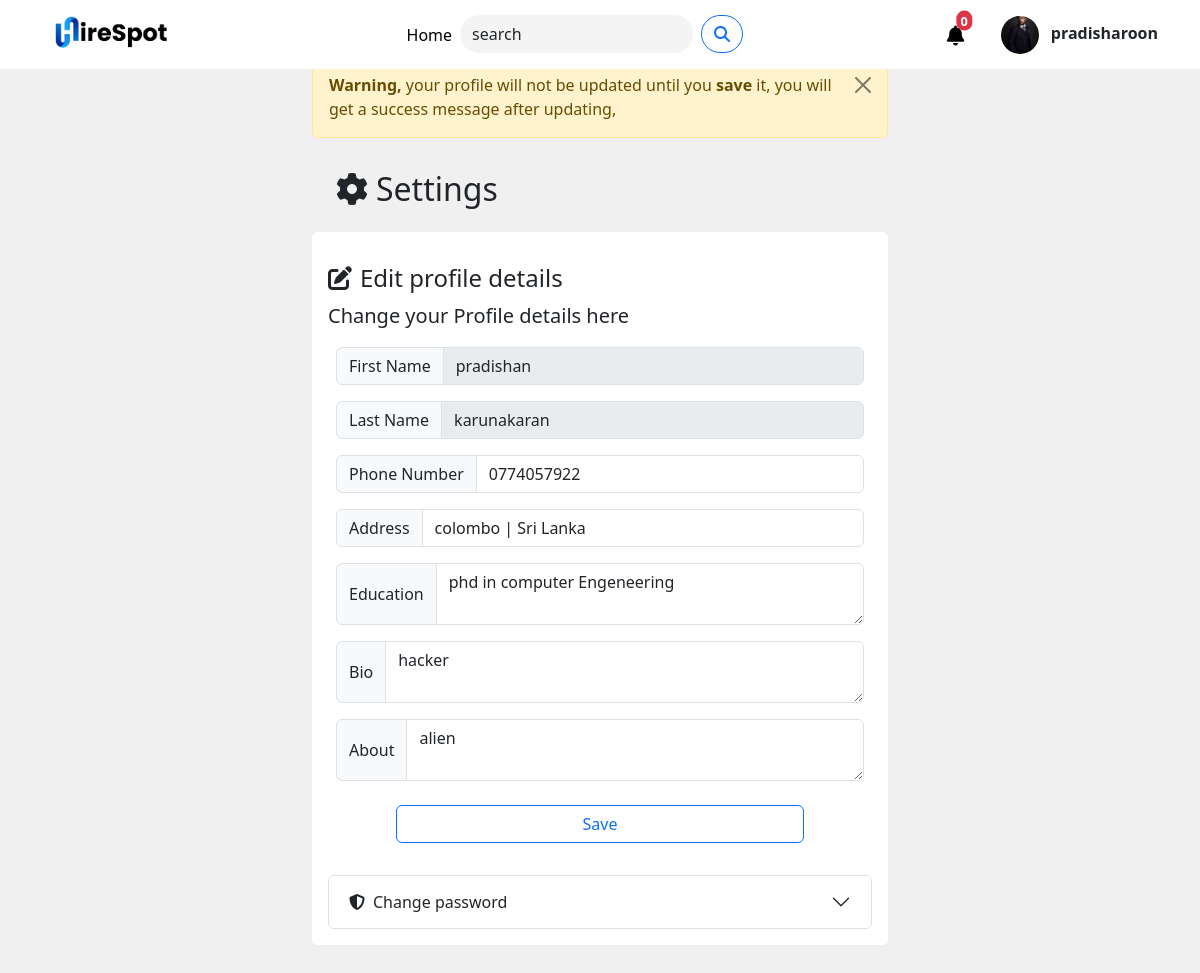
The page /pages/jobseeker/userProfile.php (signed in) on the database its author committed.
### tables this page shows
CREATE TABLE `jobseeker` (
  `userID` int(11) NOT NULL,
  `username` varchar(30) NOT NULL,
  `firstname` varchar(30) NOT NULL,
  `lastname` varchar(30) NOT NULL,
  `email` varchar(50) NOT NULL,
  `phoneNo` varchar(12) NOT NULL,
  `dateofbirth` date NOT NULL,
  `address` varchar(75) NOT NULL,
  `education` varchar(75) NOT NULL,
  `description` varchar(100) NOT NULL,
  `about` text NOT NULL,
  `password` varchar(100) NOT NULL,
  `profilePic` varchar(50) DEFAULT NULL,
  `gender` varchar(10) NOT NULL
);

### pages/jobseeker/userProfile.php (the view, shortened to what this page needs)
<!DOCTYPE html>
<?php
$dbcon = new DbConnector();
function profilepath($path)
{
    if ($path === null) {
        echo '../../img/userDefault.jpg';
    } else {
        echo $path;
    }
}
$id = $_SESSION["userID"];
$username = $_SESSION["username"];
$searchjobCategory = $_POST['searchjobCategory'];
try {
    $con = $dbcon->getConnection();
    $query = "SELECT * FROM jobseeker WHERE  userID = ? ";
    $pstmt = $con->prepare($query);
    $pstmt->bindValue(1, $id);
    $pstmt->execute();
    $rs = $pstmt->fetchAll(PDO::FETCH_OBJ);
    foreach ($rs as $row) {
        $username = $row->username;
        $firstname = $row->firstname;
        $lastname = $row->lastname;
        $phoneNo = $row->phoneNo;
        $address = $row->address;
        $education = $row->education;
        $description = $row->description;
        $about = $row->about;
        $profilePic = $row->profilePic;
    }
    ?>
    <html>
    <head>
        <link href="https://cdn.jsdelivr.net/npm/bootstrap@5.3.0-alpha3/dist/css/bootstrap.min.css" rel="stylesheet"
>
        <link rel="stylesheet" href="https://cdnjs.cloudflare.com/ajax/libs/font-awesome/6.4.0/css/all.min.css"
 />
        <link rel="stylesheet" href="../../css/maincss.css" />
    </head>
    <body>
        <nav class="navbar navbar-expand-lg bg-white fixed-top">
            <div class="container">
                <a class="navbar-brand " href="../../index.php"><img src="../../img/logo.png" width="137px" height="43px"
                        alt="HireSpot" /></a>
                <div class="collapse navbar-collapse justify-content-center" id="navbarNav">
                    <ul class="navbar-nav">
                        <li class="nav-item">
                            <a class="nav-link active" aria-current="page" href="../../index.php">Home</a>
                        </li>
                        <li class="nav-item">
                            <form class="d-flex" role="search" action="./feed.php" method="post">
                                <select class="form-control me-2 border-0" id="inputGroupSelect01" name="searchjobCategory"
                                    style="border-radius: 50px;background-color: #F4F4F4;max-width: 20rem;">
                                    <option disabled selected class="text-muted">
                                        <?php
                                        if (isset($_POST['searchjobCategory']) && !empty($_POST['searchjobCategory'])) {
                                            echo $searchjobCategory;
                                        } else {
                                            echo 'search';
                                        }
                                        ?>
                                    </option>
                                </select>
                                <button class="btn btn-outline-primary " type="submit" style="border-radius: 50px;"><i
                                        class="fa fa-magnifying-glass "></i></button>
                            </form>
                        </li>
                    </ul>
                </div>
                <div class="d-flex ">
                    <?php
                    try {
                        $connotification = $dbcon->getConnection();
                        $querynotification = "SELECT application.applicationID, application.status, application.date, job.jobTitle, job.jobcateogory, job.content, company.companyname, company.profilePic FROM application JOIN job ON application.jobID = job.jobID JOIN company ON job.companyID = company.companyID WHERE application.userID = ? AND application.status != 'Waiting' ORDER BY application.date DESC;";
                        $pstmtnotification = $connotification->prepare($querynotification);
                        $pstmtnotification->bindValue(1, $id);
                        $pstmtnotification->execute();
                        $count = $pstmtnotification->rowCount();
                        ?>
                        <div class="dropdown ">
                            <a class="navbar-brand position-relative" href="" id="notify"
                                style="width: 38px; height: 38px; object-fit: cover" type="button" data-bs-toggle="dropdown"
                                aria-expanded="false" data-bs-auto-close="outside"><i class="fa-solid fa-bell"
                                    data-bs-toggle="tooltip" data-bs-title=" See your Notification" data-bs-placement="bottom"
                                    data-bs-title="Tooltip on bottom"></i>
                                <span class="position-absolute fs-7 p-1 translate-middle badge rounded-pill bg-danger">
                                    <?php echo $count; ?>
                                </span></a>
                                    <?php
                    } catch (PDOException $exc) {
                        echo "
                                <div class='alert alert-warning alert-dismissible fade show' role='alert'>
                                " . $exc->getMessage() . "
                                <button type='button' class='btn-close' data-bs-dismiss='alert' aria-label='Close'></button>
                             </div>";
                    }
                    ?>
                    </div>
                </div>
                <div class="dropdown ">
                    <dvi class="" type="button" data-bs-toggle="dropdown" aria-expanded="false">
                        <img src="<?php profilepath($profilePic); ?>" alt="avatar" class="rounded-circle me-2 "
                            style="width: 38px; height: 38px; object-fit: cover" data-bs-toggle="tooltip"
                            data-bs-title=" See your profile" data-bs-placement="bottom"
                            data-bs-title="Tooltip on bottom" /> <span class="fw-bold fs-6">
                            <?php echo $username; ?>
                        </span>
                    </dvi>
                </div>
            </div>
        </nav>
        <div class="container-fluid">
            <div class="row">
                <div class="col-12 col-lg-3 ">
                </div>
                <div class="col-12 col-lg-6 pb-5">
                    <div class="d-flex justify-content-center flex-column w-100 mx-auto "
                        style="padding-top: 56px;max-width: 680px;">
                        <div class='alert alert-warning alert-dismissible fade show' role='alert'>
                            <strong>Warning,</strong> your profile will not be updated until you
                            <strong>save</strong> it, you
                            will get a success
                            message after updating,
                            <button type='button' class='btn-close' data-bs-dismiss='alert' aria-label='Close'></button>
                        </div>
                        <div class="p-3">
                            <h2 class="ms-2 mx-4">
                                <span data-bs-toggle="tooltip" data-bs-title="account settings"><i
                                        class="fa-solid fa-gear me-2"></i>Settings</span>
                            </h2>
                        </div>
                        <div class="bg-white rounded p-3">
                            <h4 class="pt-3">
                                <span data-bs-toggle="tooltip" data-bs-title="Edit Address,About,Number of employees"
                                    data-bs-placement="right" data-bs-title="Tooltip on right"><i
                                        class="fa-solid fa-pen-to-square me-2"></i>Edit profile details</span>
                            </h4>
                            <label for="formFile" class="form-label fs-5">Change your
                                Profile details here </label>
                            <form action="../server/editeUserProfile.php" method="post">
                                <div class="modal-body">
                                    <div class="row">
                                        <div class="col">
                                            <div class="input-group p-2">
                                                <span class="input-group-text" id="basic-addon1">First Name</span>
                                                <input type="text" name="fistname" class="form-control"
                                                    placeholder="Address" id="" value="<?php echo $firstname; ?>"
                                                    disabled />
                                            </div>
                                            <div class="col">
                                                <div class="input-group p-2">
                                                    <span class="input-group-text" id="basic-addon1">Last Name</span>
                                                    <input type="text" name="lastname" class="form-control"
                                                        placeholder="Address" id="" value="<?php echo $lastname; ?>"
                                                        disabled />
                                                </div>
                                            </div>
                                            <div class="input-group p-2">
                                                <span class="input-group-text" id="basic-addon1">Phone Number</span>
                                                <input type="text" name="phoneNo" class="form-control"
                                                    placeholder="Phone Number" id="" value="<?php echo $phoneNo; ?>" />
                                            </div>
                                            <div class="input-group p-2">
                                                <span class="input-group-text" id="basic-addon1">Address</span>
                                                <input type="text" name="address" class="form-control" placeholder="Address"
                                                    id="" value="<?php echo $address; ?>" />
                                            </div>
                                            <div class="input-group p-2">
                                                <span class="input-group-text">Education</span>
                                                <textarea class="form-control" id="education" name="education"
                                                    placeholder="Bsc in Computer Science"
                                                    maxlength="200"><?php echo $education; ?></textarea>
                                            </div>
                                            <div class="input-group p-2">
                                                <span class="input-group-text">Bio</span>
                                                <textarea class="form-control" id="description" name="description"
                                                    placeholder="eg: tech enthusiasit" oninput="countWords()"
                                                    maxlength="200"><?php echo $description; ?></textarea>
                                            </div>
                                            <div class="input-group p-2">
                                                <span class="input-group-text">About</span>
                                                <textarea class="form-control" id="description" name="about"
                                                    placeholder="About me" oninput="countWords()"
                                                    maxlength="200"><?php echo $about; ?></textarea>
                                            </div>
                                        </div>
                                        <div class="text-center">
                                            <button type="submit" class="btn btn-outline-primary my-3 w-75"
                                                data-bs-dismiss="modal">
                                                Save
                                            </button>
                                        </div>
                            </form>
                        </div>
                        <div class="accordion mt-3" id="accordionExample">
                            <div class="accordion-item">
                                <h2 class="accordion-header">
                                    <button class="accordion-button collapsed" type="button" data-bs-toggle="collapse"
                                        data-bs-target="#collapseFour" aria-expanded="false" aria-controls="collapseFour">
                                        <span data-bs-toggle="tooltip" data-bs-title="set new password"
                                            data-bs-placement="right" data-bs-title="Tooltip on right">
                                            <i class="fa-solid fa-shield-halved me-2">
                                            </i>Change password</span>
                                    </button>
                                </h2>
                            </div>
                        </div>
                    </div>
                </div>
                            <?php
} catch (PDOException $exc) {
    echo $exc->getMessage();
}
?>
        </div>
    </div>
</body>
</html>

### css/maincss.css (style rules this page uses)
body { background-color: #F1F0F0; overflow-x: hidden; }
.fs-7 { font-size: 0.8rem; }

### pages/jobseeker/userProfile.php (style rules this page uses)
body { background-color: #F1F0F0; overflow-x: hidden; }
.fs-7 { font-size: 0.8rem; }

### rows shown on the page
jobseeker: profilePic (picture), username "pradisharoon", fistname "pradishan", lastname "karunakaran", phoneNo "0774057922", address "colombo | Sri Lanka", education "phd in computer Engeneering", description "hacker", about "alien"

### other values the page prints
$count "0"
